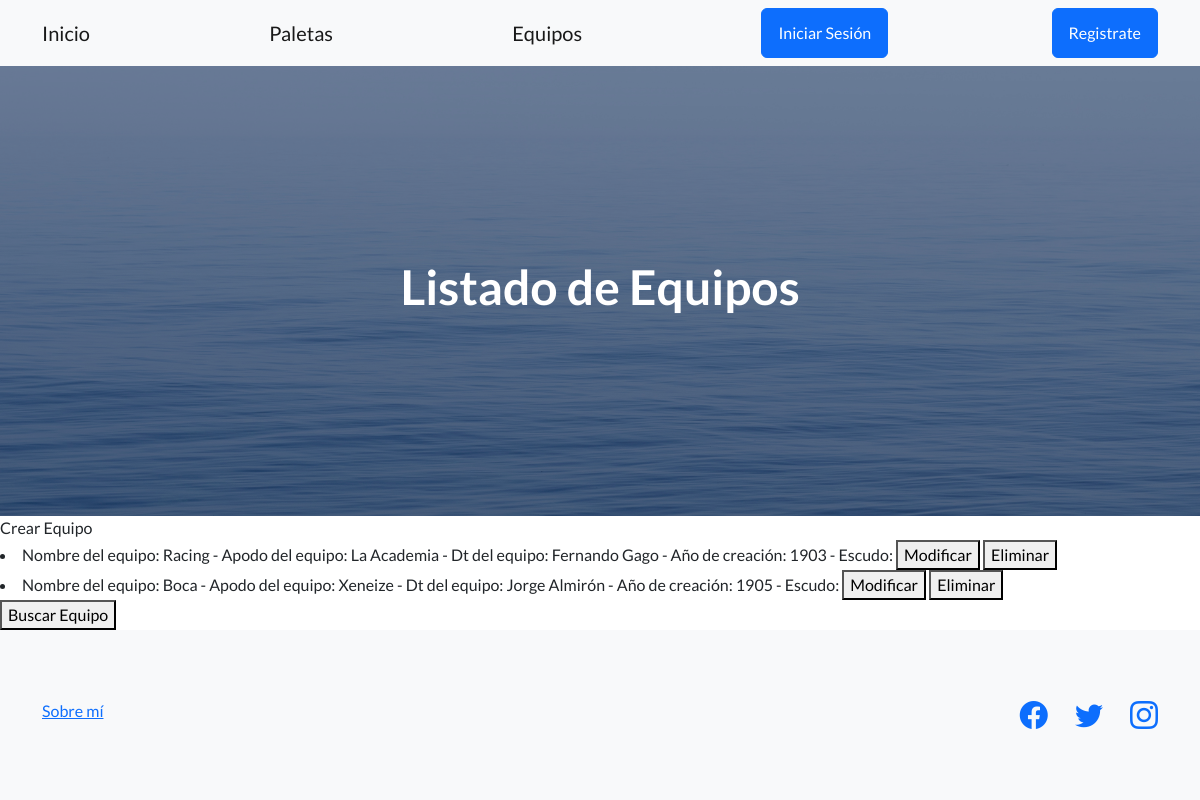
The app's page /equipos/lista-equipos/, older data.
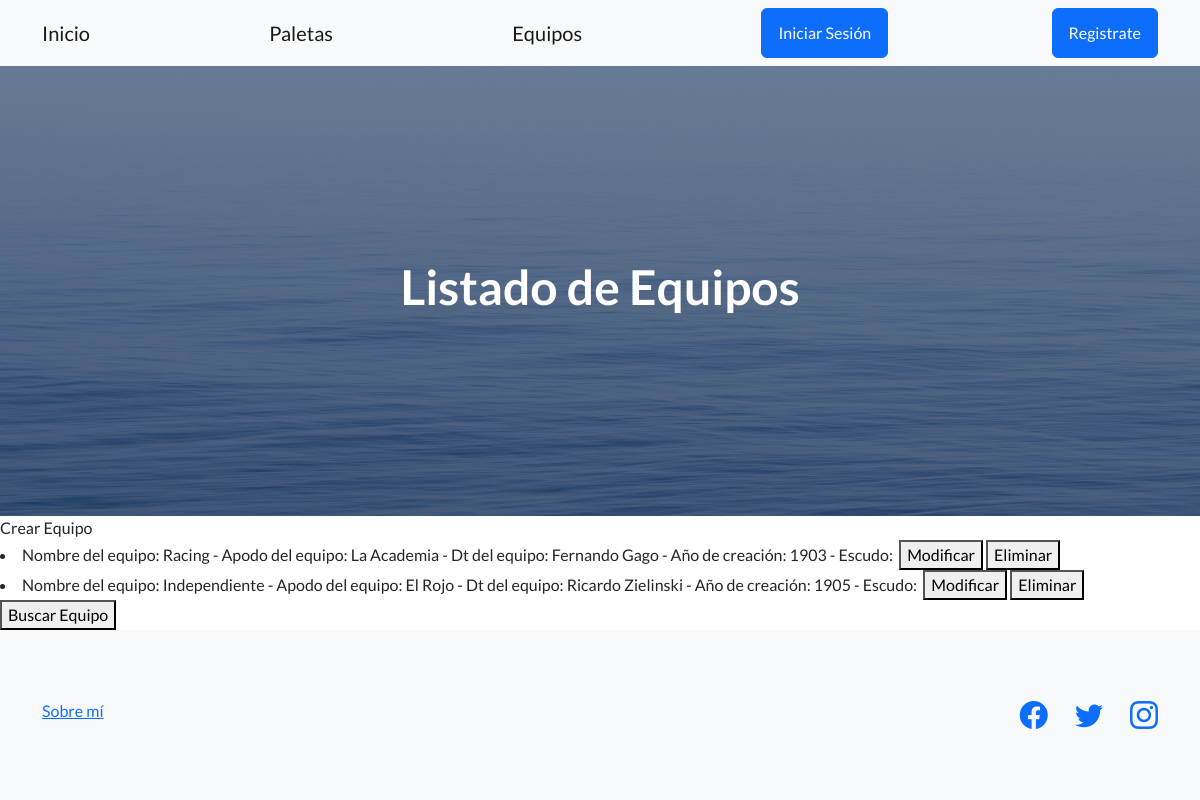
The same page, newer data.
### Aplicacion/models.py (models this page shows)
class Equipo(models.Model):
    nombre = models.CharField (max_length = 30)
    apodo = models.CharField (max_length = 30)
    dt = models.CharField (max_length = 30)
    anio_de_creacion = models.IntegerField ()
    escudo = models.ImageField(upload_to = 'avatares', null = True, blank = True)
    def __str__(self):
        return f'Nombre del equipo: {self.nombre} - Apodo del equipo: {self.apodo} - Dt del equipo: {self.dt} - Año de creación: {self.anio_de_creacion} - Escudo: '

### Aplicacion/views.py (the view)
# urls.py: path('equipos/lista-equipos/', views.ListaEquipos.as_view(), name = 'lista_equipos'),
class ListaEquipos(ListView):
    model = Equipo
    template_name = 'CBV/lista_equipos.html'

### Aplicacion/templates/CBV/lista_equipos.html (shortened to what this page needs)
{% extends 'base.html' %}
{% block h1_header %}
<h1>Listado de Equipos</h1>
{% endblock h1_header %}
{% block contenido %}
<a class="navbar-brand" href={% url 'Aplicacion:crear_equipo' %}>Crear Equipo</a>
 {% if object_list %}
 {% for equipo in object_list %}
    <li>
        <a class="navbar-brand" href={% url 'Aplicacion:mostrar_equipos' equipo.id%}>{{equipo}}
    <button>
     <a class="navbar-brand" href={% url 'Aplicacion:modificar_equipos' equipo.id%}>Modificar</a>
    </button>
    <button>
     <a class="navbar-brand" href={% url 'Aplicacion:eliminar_equipos' equipo.id%}>Eliminar</a>
    </button>
    </li>
    {% endfor %}
{% else %}
    <h2>No hay datos</h2>
{% endif %}
<button>
    <a class="navbar-brand" href={% url 'Aplicacion:buscador_equipos'%}>Buscar Equipo</a>
</button>
{% endblock contenido %}

Row changes from the older to the newer data that the page shows:
removed Equipo: nombre+apodo+dt "Nombre del equipo: Boca - Apodo del equipo: Xeneize - Dt del equipo: Jorge Almirón - Año de creación: 1905 - Escudo:"
added Equipo: nombre+apodo+dt "Nombre del equipo: Independiente - Apodo del equipo: El Rojo - Dt del equipo: Ricardo Zielinski - Año de creación: 1905 - Escudo:"
